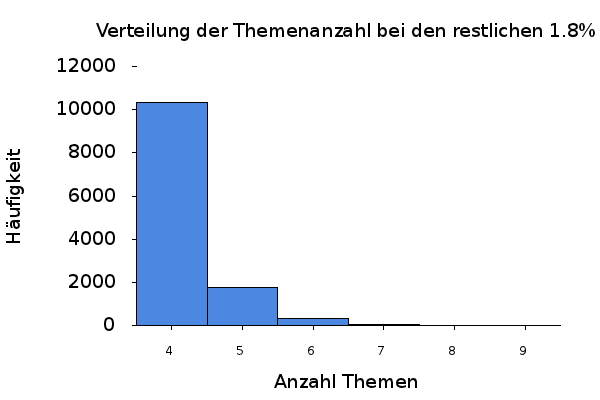

This figure's gnuplot source:
set terminal png enhanced font  "Helvitica, 14" size 600,400
set output 'pieSubplot.png'
set style data histogram
set title 'Verteilung der Themenanzahl bei den restlichen 1.8%'
set xlabel 'Anzahl Themen'
set ylabel 'Häufigkeit'
set style fill solid 0.75 border -1
# set xtics rotate by -45
set noborder
unset key
set ytics out nomirror
set xtics out nomirror
set xtics font "Helvitica, 10"
plot '../results/freqSubjectRules.dat' using 2:xticlabels(1) lc rgb '#1161d9' notitle with boxes
